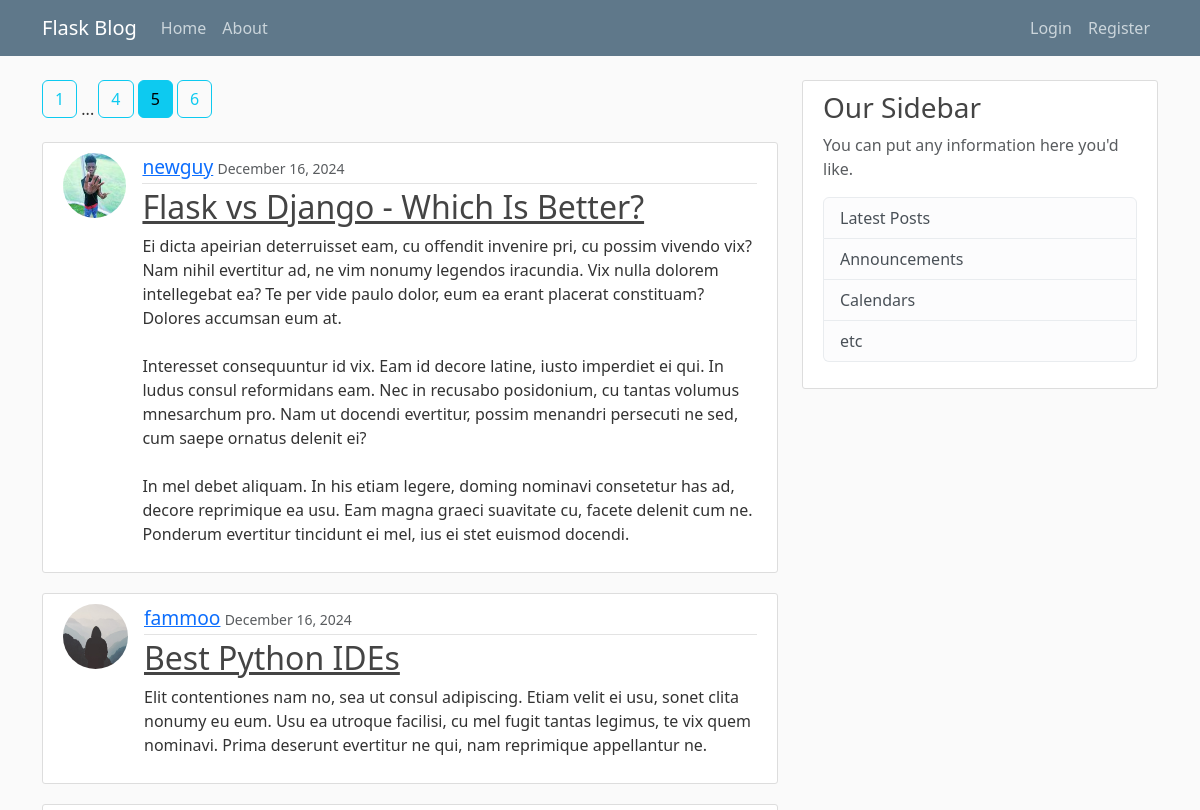
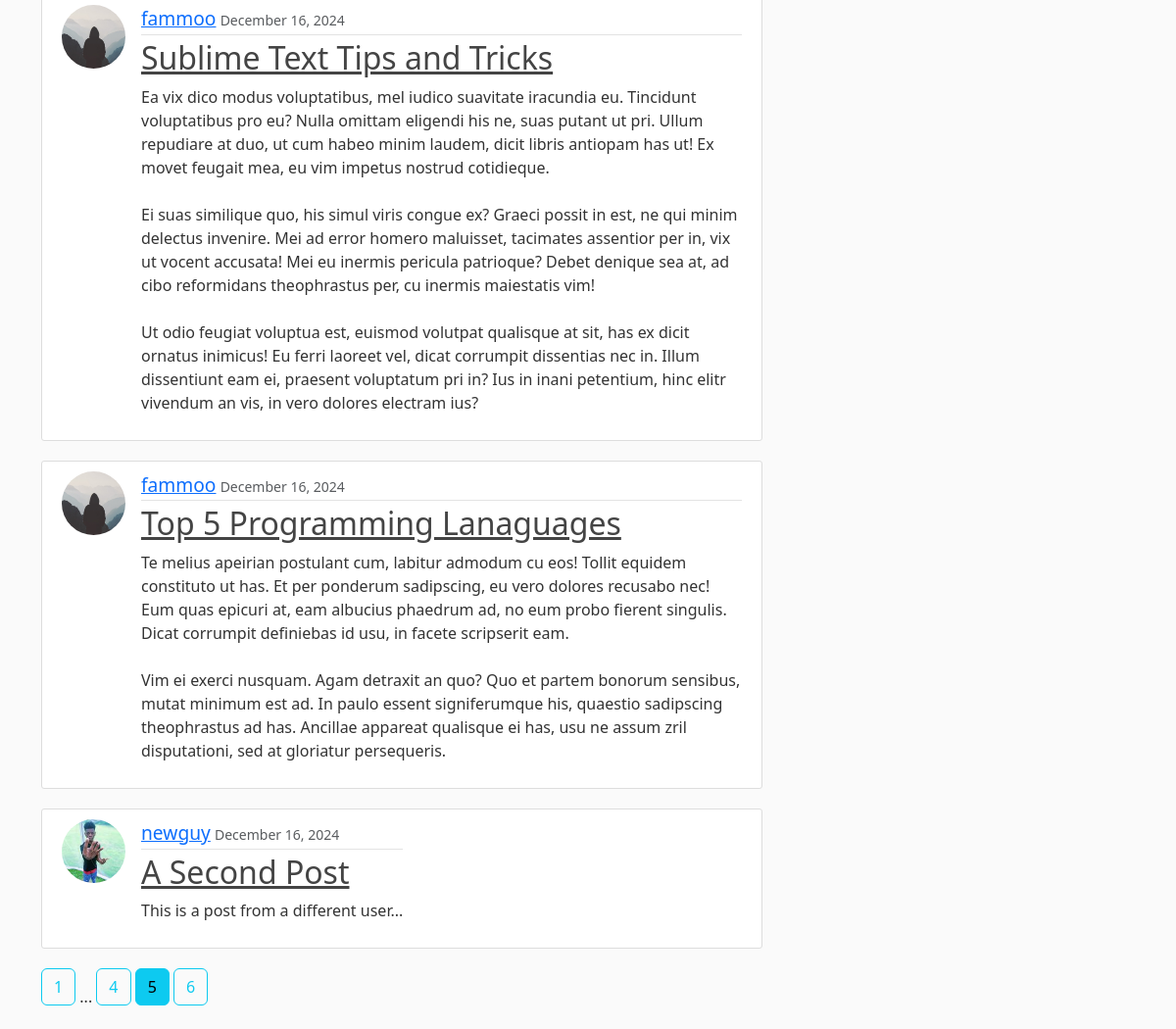
/home?page=5, run on the app's committed database (2 pictures, top to bottom).
### flaskblog/posts/models.py (models this page shows, shortened)
class Post(db.Model):
    __tablename__ = 'post'
    id = db.Column(db.Integer, primary_key=True)
    title = db.Column(db.String(100), nullable=False)
    date_posted = db.Column(db.DateTime, nullable=False, default=datetime.utcnow)
    content = db.Column(db.Text, nullable=False)
    user_id = db.Column(db.Integer, db.ForeignKey("user.id"), nullable=False)

### flaskblog/users/models.py (models this page shows, shortened)
class User(db.Model, UserMixin):
    __tablename__ = 'user'
    id = db.Column(db.Integer, primary_key=True)
    username = db.Column(db.String(20), unique=True, nullable=False)
    email = db.Column(db.String(120), unique=True, nullable=False)
    image_file = db.Column(db.String(20), nullable=False)
    password = db.Column(db.String(60), nullable=False)
    posts = db.relationship("Post", backref="author", lazy=True)

### flaskblog/main/routes.py (the view)
@main.route("/")
@main.route("/home")
def home():
    page = request.args.get("page", 1, type=int)
    posts = Post.query.order_by(Post.date_posted.desc()).paginate(page=page, per_page=5)
    return render_template("home.html", title="Home", posts=posts)

### flaskblog/templates/home.html
{% extends "layout.html" %}
{% set active_page = "Home" %}
{% block content %}
{% macro render_pagination() %}
	{% for page_num in posts.iter_pages(left_edge=1, right_edge=1, left_current=1, right_current=1) %}
		{% if page_num %}
			{% set page_btn_class = "btn mb-4 " + ("btn-info" if posts.page == page_num else "btn-outline-info") %}
			<a class="{{ page_btn_class }}" href="{{ url_for('main.home', page=page_num) }}">{{ page_num }}</a>
		{% else %}
			...
		{% endif %}
	{% endfor %}
{% endmacro %}
{{ render_pagination() }}
{% for post in posts.items %}
<article class="d-flex content-section">
	<img class="rounded-circle article-img" src="{{url_for('static', filename='profile_pics/' + post.author.image_file) }}" alt="">
	<div class="media-body">
		<div class="article-metadata">
			<a style="font-size: larger;" class="mr-2" href="{{ url_for('users.user_posts', username=post.author.username) }}">{{ post.author.username }}</a>
			<small class="text-muted">{{ post.date_posted.strftime('%B %d, %Y') }}</small>
		</div>
		<h2><a class="article-title" href="{{ url_for('posts.post', post_id=post.id) }}">{{ post.title }}</a></h2>
		<p class="article-content">{{ post.content }}</p>
	</div>
</article>
{% endfor %}
{{ render_pagination() }}
{% endblock content %}

### flaskblog/static/main.css (style rules this page uses)
body { background: #fafafa; color: #333333; margin-top: 5rem; }
h1, h2, h3, h4, h5, h6 { color: #444444; }
.content-section { background: #ffffff; padding: 10px 20px; border: 1px solid #dddddd; border-radius: 3px; margin-bottom: 20px; }
.article-title { color: #444444; }
.article-content { white-space: pre-line; }
.article-img { height: 65px; width: 65px; margin-right: 16px; }
.article-metadata { padding-bottom: 1px; margin-bottom: 4px; border-bottom: 1px solid #e3e3e3 }

### data on the page
Post: image_file (picture), author.username "newguy", date_posted "December 16, 2024", title "Flask vs Django - Which Is Better?", content "Ei dicta apeirian deterruisset eam, cu offendit invenire pri, cu possim vivendo vix? Nam nihil evertitur ad, ne vim nonumy legendos iracundia. Vix nulla dolorem intellegebat ea? Te per vide paulo dolor, eum ea erant placerat constituam? Dolores accumsan eum at. Interesset consequuntur id vix. Eam id decore latine, iusto imperdiet ei qui. In ludus consul reformidans eam. Nec in recusabo posidonium, cu tantas volumus mnesarchum pro. Nam ut docendi evertitur, possim menandri persecuti ne sed, cum saepe ornatus delenit ei? In mel debet aliquam. In his etiam legere, doming nominavi consetetur has ad, decore reprimique ea usu. Eam magna graeci suavitate cu, facete delenit cum ne. Ponderum…"
Post: image_file (placeholder picture), author.username "fammoo", date_posted "December 16, 2024", title "Best Python IDEs", content "Elit contentiones nam no, sea ut consul adipiscing. Etiam velit ei usu, sonet clita nonumy eu eum. Usu ea utroque facilisi, cu mel fugit tantas legimus, te vix quem nominavi. Prima deserunt evertitur ne qui, nam reprimique appellantur ne."
Post: image_file (placeholder picture), author.username "fammoo", date_posted "December 16, 2024", title "Sublime Text Tips and Tricks", content "Ea vix dico modus voluptatibus, mel iudico suavitate iracundia eu. Tincidunt voluptatibus pro eu? Nulla omittam eligendi his ne, suas putant ut pri. Ullum repudiare at duo, ut cum habeo minim laudem, dicit libris antiopam has ut! Ex movet feugait mea, eu vim impetus nostrud cotidieque. Ei suas similique quo, his simul viris congue ex? Graeci possit in est, ne qui minim delectus invenire. Mei ad error homero maluisset, tacimates assentior per in, vix ut vocent accusata! Mei eu inermis pericula patrioque? Debet denique sea at, ad cibo reformidans theophrastus per, cu inermis maiestatis vim! Ut odio feugiat voluptua est, euismod volutpat qualisque at sit, has ex dicit ornatus inimicus! Eu…"
Post: image_file (placeholder picture), author.username "fammoo", date_posted "December 16, 2024", title "Top 5 Programming Lanaguages", content "Te melius apeirian postulant cum, labitur admodum cu eos! Tollit equidem constituto ut has. Et per ponderum sadipscing, eu vero dolores recusabo nec! Eum quas epicuri at, eam albucius phaedrum ad, no eum probo fierent singulis. Dicat corrumpit definiebas id usu, in facete scripserit eam. Vim ei exerci nusquam. Agam detraxit an quo? Quo et partem bonorum sensibus, mutat minimum est ad. In paulo essent signiferumque his, quaestio sadipscing theophrastus ad has. Ancillae appareat qualisque ei has, usu ne assum zril disputationi, sed at gloriatur persequeris."
Post: image_file (picture), author.username "newguy", date_posted "December 16, 2024", title "A Second Post", content "This is a post from a different user..."

### other printed values
{{ page.title }} "Home" "About"
{{ page.title }} "Login" "Register"
{{ page_num }} "1" "4" "5" "6" "1" "4" "5" "6"
